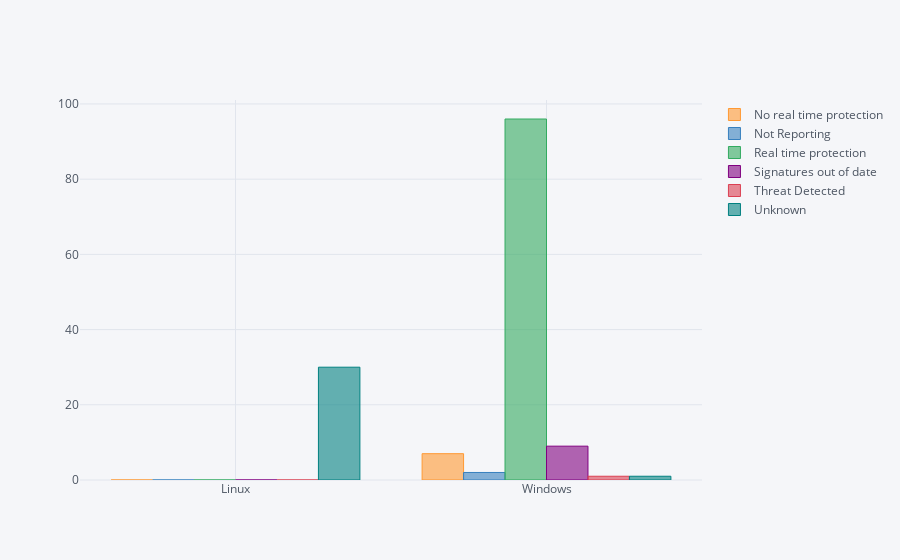

The notebook cell saved with this chart:
### Code cell
# 13 - Distribution of OSType and Protection status
pd.crosstab(protection_status_df['OSType'], protection_status_df['ProtectionStatus']).iplot(kind='bar')

### Figure 1 — Plotly figure (JSON) as saved in the notebook; plotly's stock layout.template omitted (floating-point values rounded to 4 significant figures)
{"data": [{"marker": {"color": "rgba(255, 153, 51, 0.6)", "line": {"color": "rgba(255, 153, 51, 1.0)", "width": 1}}, "name": "No real time protection", "orientation": "v", "text": "", "type": "bar", "uid": "15a5558d-1f0f-4074-92ff-0d9e4d25c248", "x": ["Linux", "Windows"], "y": [0, 7]}, {"marker": {"color": "rgba(55, 128, 191, 0.6)", "line": {"color": "rgba(55, 128, 191, 1.0)", "width": 1}}, "name": "Not Reporting", "orientation": "v", "text": "", "type": "bar", "uid": "0024a8fa-cafc-4272-97bf-24317053b49a", "x": ["Linux", "Windows"], "y": [0, 2]}, {"marker": {"color": "rgba(50, 171, 96, 0.6)", "line": {"color": "rgba(50, 171, 96, 1.0)", "width": 1}}, "name": "Real time protection", "orientation": "v", "text": "", "type": "bar", "uid": "6570e2f3-9d9e-4073-ba50-594c8870d499", "x": ["Linux", "Windows"], "y": [0, 96]}, {"marker": {"color": "rgba(128, 0, 128, 0.6)", "line": {"color": "rgba(128, 0, 128, 1.0)", "width": 1}}, "name": "Signatures out of date", "orientation": "v", "text": "", "type": "bar", "uid": "057fd9d9-1be9-4eb8-90ab-61b3411597b2", "x": ["Linux", "Windows"], "y": [0, 9]}, {"marker": {"color": "rgba(219, 64, 82, 0.6)", "line": {"color": "rgba(219, 64, 82, 1.0)", "width": 1}}, "name": "Threat Detected", "orientation": "v", "text": "", "type": "bar", "uid": "44270346-7b96-4853-823b-75f587128cca", "x": ["Linux", "Windows"], "y": [0, 1]}, {"marker": {"color": "rgba(0, 128, 128, 0.6)", "line": {"color": "rgba(0, 128, 128, 1.0)", "width": 1}}, "name": "Unknown", "orientation": "v", "text": "", "type": "bar", "uid": "e1d37a08-9c4a-4d55-863d-d355863caee6", "x": ["Linux", "Windows"], "y": [30, 1]}], "layout": {"legend": {"bgcolor": "#F5F6F9", "font": {"color": "#4D5663"}}, "paper_bgcolor": "#F5F6F9", "plot_bgcolor": "#F5F6F9", "title": {"font": {"color": "#4D5663"}}, "xaxis": {"gridcolor": "#E1E5ED", "showgrid": true, "tickfont": {"color": "#4D5663"}, "title": {"font": {"color": "#4D5663"}, "text": ""}, "zerolinecolor": "#E1E5ED"}, "yaxis": {"gridcolor": "#E1E5ED", "showgrid": true, "tickfont": {"color": "#4D5663"}, "title": {"font": {"color": "#4D5663"}, "text": ""}, "zerolinecolor": "#E1E5ED"}}}
